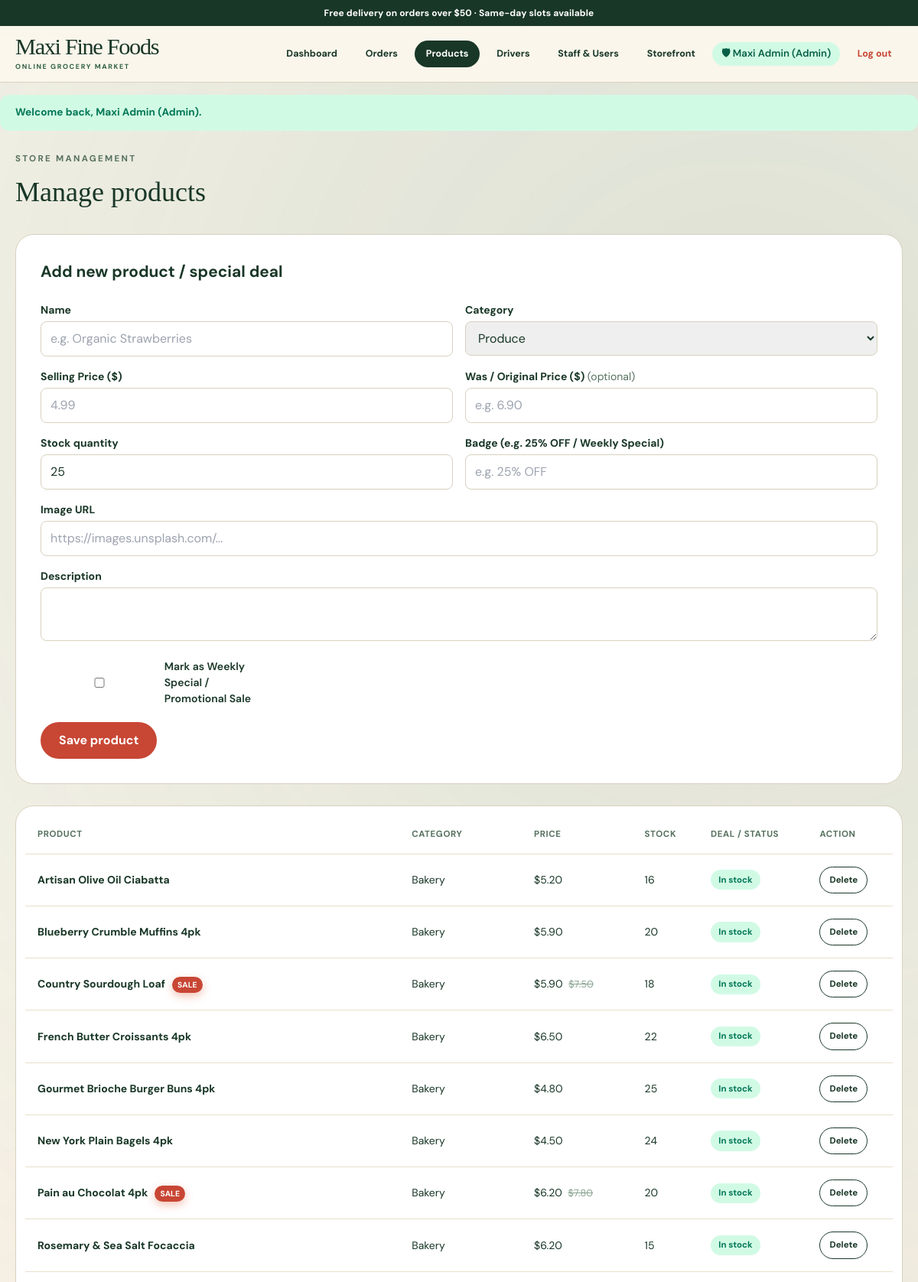
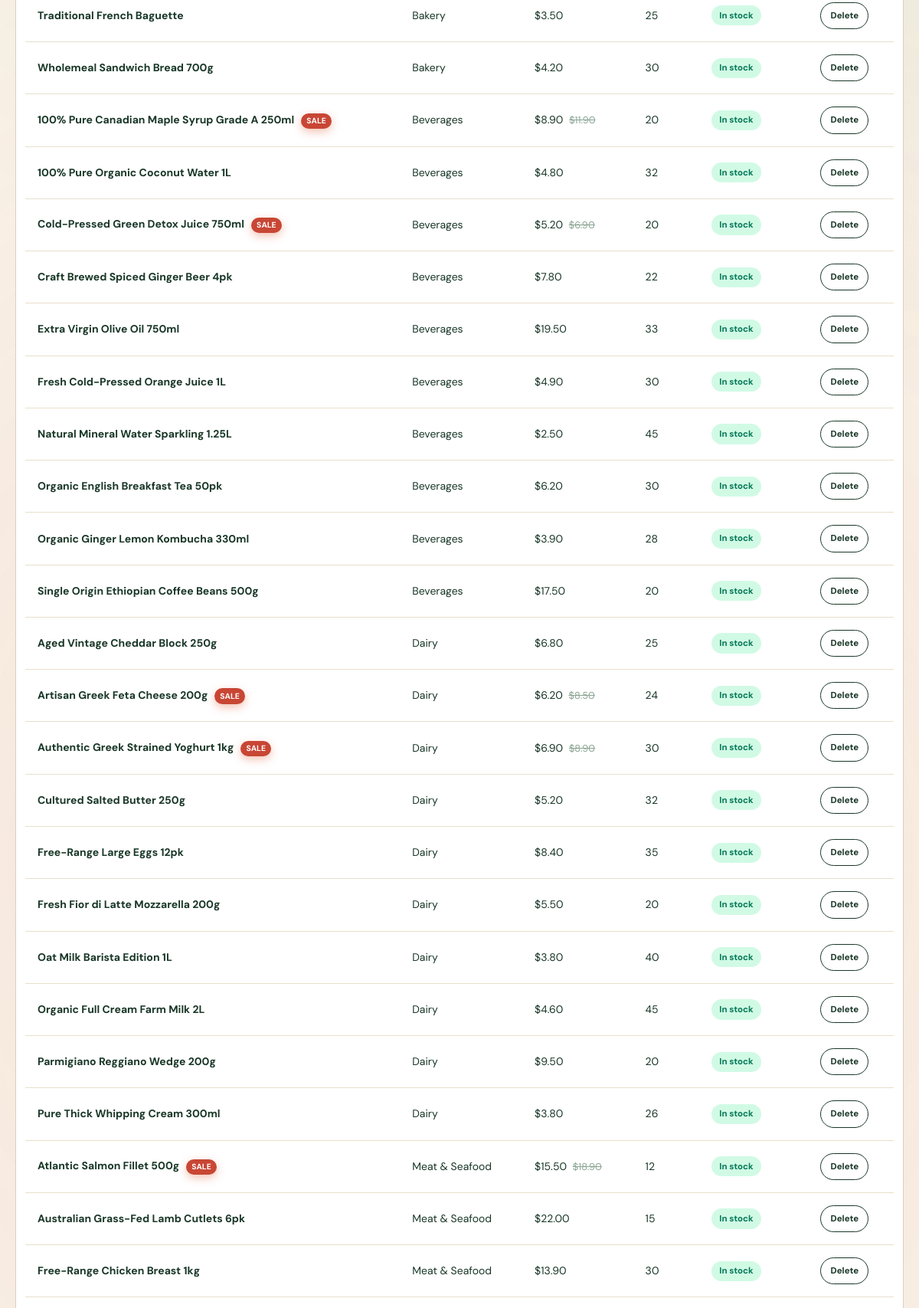
Screenshot of /admin/manage_products.php (signed in, upper part) with the database file from the repository (2 pictures, top to bottom).
### tables this page shows
CREATE TABLE products (
    id INT AUTO_INCREMENT PRIMARY KEY,
    sku VARCHAR(60) UNIQUE,
    name VARCHAR(160) NOT NULL,
    category VARCHAR(60) NOT NULL,
    badge VARCHAR(60) NULL,
    price DECIMAL(10,2) NOT NULL,
    original_price DECIMAL(10,2) NULL,
    is_special TINYINT(1) NOT NULL DEFAULT 0,
    stock INT NOT NULL DEFAULT 0,
    low_stock_threshold INT NOT NULL DEFAULT 10,
    image_url VARCHAR(500) NULL,
    description TEXT NULL,
    created_at DATETIME NOT NULL DEFAULT CURRENT_TIMESTAMP
);

### includes/db.php (called while the page is built, shortened)
<?php
function mff_db(): ?PDO
{
    static $pdo = null;
    if ($pdo !== null) {
        return $pdo;
    }
    $dsn = sprintf(
        'mysql:host=%s;dbname=%s;charset=%s;connect_timeout=%d',
        DB_HOST, DB_NAME, DB_CHARSET, MFF_DB_CONNECT_TIMEOUT
    );
    try {
        $pdo = new PDO($dsn, DB_USER, DB_PASS, [
            PDO::ATTR_ERRMODE => PDO::ERRMODE_EXCEPTION,
            PDO::ATTR_DEFAULT_FETCH_MODE => PDO::FETCH_ASSOC,
            PDO::ATTR_EMULATE_PREPARES => false,
        ]);
        return $pdo;
    } catch (PDOException $e) {
    }
}
function mff_get_products(): array
{
    $pdo = mff_db();
    $stmt = $pdo->query('SELECT * FROM products ORDER BY category, name');
    return $stmt->fetchAll();
}

### includes/session.php (called while the page is built, shortened)
<?php
require_once __DIR__ . '/db.php';
function mff_money(float $n): string
{
    return '$' . number_format($n, 2);
}

### public/admin/manage_products.php (the view, shortened to what this page needs)
<?php
require_once file_exists(__DIR__ . '/../../includes/session.php') ? __DIR__ . '/../../includes/session.php' : __DIR__ . '/../includes/session.php';
$products = mff_get_products();
require file_exists(__DIR__ . '/../../includes/header.php') ? __DIR__ . '/../../includes/header.php' : __DIR__ . '/../includes/header.php';
?>
<p class="section-eyebrow">Store management</p>
<h1 class="section-title">Manage products</h1>
<div class="card-artisan u-188">
  <h2 class="u-134">Add new product / special deal</h2>
  <form method="post" action="<?= BASE_URL ?>/admin/manage_products.php" class="form-grid">
    <div class="form-field"><label for="p-name">Name</label><input id="p-name" name="name" required type="text" placeholder="e.g. Organic Strawberries"></div>
    <div class="form-field">
      <label for="p-category">Category</label>
      <select id="p-category" name="category">
        <option>Produce</option><option>Bakery</option><option>Meat &amp; Seafood</option><option>Dairy</option><option>Beverages</option>
      </select>
    </div>
    <div class="form-field"><label for="p-price">Selling Price ($)</label><input id="p-price" name="price" required type="number" step="0.01" min="0.01" placeholder="4.99"></div>
    <div class="form-field"><label for="p-original-price">Was / Original Price ($) <span class="u-140">(optional)</span></label><input id="p-original-price" name="original_price" type="number" step="0.01" min="0.01" placeholder="e.g. 6.90"></div>
    <div class="form-field"><label for="p-stock">Stock quantity</label><input id="p-stock" name="stock" required type="number" min="0" value="25"></div>
    <div class="form-field"><label for="p-badge">Badge (e.g. 25% OFF / Weekly Special)</label><input id="p-badge" name="badge" type="text" placeholder="e.g. 25% OFF"></div>
    <div class="form-field form-field--full"><label for="p-image">Image URL</label><input id="p-image" name="image_url" type="url" placeholder="https://images.unsplash.com/..."></div>
    <div class="form-field form-field--full"><label for="p-description">Description</label><textarea id="p-description" name="description" rows="2"></textarea></div>
    <div class="form-field form-field--full u-050">
      <label class="u-051">
        <input type="checkbox" name="is_special" value="1">
        <span>Mark as Weekly Special / Promotional Sale</span>
      </label>
    </div>
    <div class="form-field--full"><button type="submit" class="btn-tomato">Save product</button></div>
  </form>
</div>
<div class="data-table-wrap">
  <table class="data-table">
    <thead><tr><th>Product</th><th>Category</th><th>Price</th><th>Stock</th><th>Deal / Status</th><th>Action</th></tr></thead>
    <tbody>
      <?php foreach ($products as $product): ?>
        <?php
          $isLow = $product['stock'] <= ($product['low_stock_threshold'] ?? 10);
          $isSpecial = !empty($product['is_special']) || (!empty($product['original_price']) && $product['original_price'] > $product['price']);
        ?>
        <tr>
          <td class="u-144">
            <?= htmlspecialchars($product['name']) ?>
            <?php if ($isSpecial): ?>
              <span class="product-card__badge product-card__badge--sale u-212">SALE</span>
            <?php endif; ?>
          </td>
          <td><?= htmlspecialchars($product['category']) ?></td>
          <td>
            <?= mff_money($product['price']) ?>
            <?php if (!empty($product['original_price']) && $product['original_price'] > $product['price']): ?>
              <span class="u-216"><?= mff_money($product['original_price']) ?></span>
            <?php endif; ?>
          </td>
          <td><?= (int) $product['stock'] ?></td>
          <td><span class="status <?= $isLow ? 'status-low' : 'status-instock' ?>"><?= $isLow ? 'Low stock' : 'In stock' ?></span></td>
          <td>
            <form method="post" action="<?= BASE_URL ?>/admin/manage_products.php" data-confirm="Remove this product?">
              <button type="submit" class="btn-outline">Delete</button>
            </form>
          </td>
        </tr>
      <?php endforeach; ?>
    </tbody>
  </table>
</div>
<?php require file_exists(__DIR__ . '/../../includes/footer.php') ? __DIR__ . '/../../includes/footer.php' : __DIR__ . '/../includes/footer.php'; ?>

### public/assets/motion.css (style rules this page uses)
:root { --mff-dur-1: 180ms; --mff-dur-2: 320ms; --mff-dur-3: 520ms; --mff-dur-4: 900ms; --mff-stagger: 40ms; --mff-ease-out: cubic-bezier(.22, .61, .36, 1); --mff-ease-in: cubic-bezier(.55, .06, .68, .19); --mff-ease-soft: cubic-bezier(.34, 1.2, .64, 1); }
.btn-tomato, .btn-ink, .cart-button, .nav-action, .role-pill, .filter-button, .pre-footer-icon, .pre-footer-card { transition: transform var(--mff-dur-1) var(--mff-ease-out), background-color var(--mff-dur-1) var(--mff-ease-out), box-shadow var(--mff-dur-1) var(--mff-ease-out), color var(--mff-dur-1) var(--mff-ease-out); }
.product-card__badge--sale { transition: transform var(--mff-dur-2) var(--mff-ease-out); }

### rows the page displays
products: name "Artisan Olive Oil Ciabatta", category "Bakery", price "$5.20", stock "16", low_stock_threshold "In stock"
products: name "Blueberry Crumble Muffins 4pk", category "Bakery", price "$5.90", stock "20", low_stock_threshold "In stock"
products: name "Country Sourdough Loaf", is_special "SALE", category "Bakery", price "$5.90", original_price "$7.50", stock "18", low_stock_threshold "In stock"
products: name "French Butter Croissants 4pk", category "Bakery", price "$6.50", stock "22", low_stock_threshold "In stock"
products: name "Gourmet Brioche Burger Buns 4pk", category "Bakery", price "$4.80", stock "25", low_stock_threshold "In stock"
products: name "New York Plain Bagels 4pk", category "Bakery", price "$4.50", stock "24", low_stock_threshold "In stock"
products: name "Pain au Chocolat 4pk", is_special "SALE", category "Bakery", price "$6.20", original_price "$7.80", stock "20", low_stock_threshold "In stock"
products: name "Rosemary & Sea Salt Focaccia", category "Bakery", price "$6.20", stock "15", low_stock_threshold "In stock"
products: name "Traditional French Baguette", category "Bakery", price "$3.50", stock "25", low_stock_threshold "In stock"
products: name "Wholemeal Sandwich Bread 700g", category "Bakery", price "$4.20", stock "30", low_stock_threshold "In stock"
products: name "100% Pure Canadian Maple Syrup Grade A 250ml", is_special "SALE", category "Beverages", price "$8.90", original_price "$11.90", stock "20", low_stock_threshold "In stock"
products: name "100% Pure Organic Coconut Water 1L", category "Beverages", price "$4.80", stock "32", low_stock_threshold "In stock"
products: name "Cold-Pressed Green Detox Juice 750ml", is_special "SALE", category "Beverages", price "$5.20", original_price "$6.90", stock "20", low_stock_threshold "In stock"
products: name "Craft Brewed Spiced Ginger Beer 4pk", category "Beverages", price "$7.80", stock "22", low_stock_threshold "In stock"
products: name "Extra Virgin Olive Oil 750ml", category "Beverages", price "$19.50", stock "33", low_stock_threshold "In stock"
products: name "Fresh Cold-Pressed Orange Juice 1L", category "Beverages", price "$4.90", stock "30", low_stock_threshold "In stock"
products: name "Natural Mineral Water Sparkling 1.25L", category "Beverages", price "$2.50", stock "45", low_stock_threshold "In stock"
products: name "Organic English Breakfast Tea 50pk", category "Beverages", price "$6.20", stock "30", low_stock_threshold "In stock"
products: name "Organic Ginger Lemon Kombucha 330ml", category "Beverages", price "$3.90", stock "28", low_stock_threshold "In stock"
products: name "Single Origin Ethiopian Coffee Beans 500g", category "Beverages", price "$17.50", stock "20", low_stock_threshold "In stock"
products: name "Aged Vintage Cheddar Block 250g", category "Dairy", price "$6.80", stock "25", low_stock_threshold "In stock"
products: name "Artisan Greek Feta Cheese 200g", is_special "SALE", category "Dairy", price "$6.20", original_price "$8.50", stock "24", low_stock_threshold "In stock"
products: name "Authentic Greek Strained Yoghurt 1kg", is_special "SALE", category "Dairy", price "$6.90", original_price "$8.90", stock "30", low_stock_threshold "In stock"
products: name "Cultured Salted Butter 250g", category "Dairy", price "$5.20", stock "32", low_stock_threshold "In stock"
products: name "Free-Range Large Eggs 12pk", category "Dairy", price "$8.40", stock "35", low_stock_threshold "In stock"
products: name "Fresh Fior di Latte Mozzarella 200g", category "Dairy", price "$5.50", stock "20", low_stock_threshold "In stock"
products: name "Oat Milk Barista Edition 1L", category "Dairy", price "$3.80", stock "40", low_stock_threshold "In stock"
products: name "Organic Full Cream Farm Milk 2L", category "Dairy", price "$4.60", stock "45", low_stock_threshold "In stock"
products: name "Parmigiano Reggiano Wedge 200g", category "Dairy", price "$9.50", stock "20", low_stock_threshold "In stock"
products: name "Pure Thick Whipping Cream 300ml", category "Dairy", price "$3.80", stock "26", low_stock_threshold "In stock"
products: name "Atlantic Salmon Fillet 500g", is_special "SALE", category "Meat & Seafood", price "$15.50", original_price "$18.90", stock "12", low_stock_threshold "In stock"
products: name "Australian Grass-Fed Lamb Cutlets 6pk", category "Meat & Seafood", price "$22.00", stock "15", low_stock_threshold "In stock"
products: name "Free-Range Chicken Breast 1kg", category "Meat & Seafood", price "$13.90", stock "30", low_stock_threshold "In stock"

### other values shown
$_SESSION['user_name'] "Maxi Admin"
$flash['message'] "Welcome back, Maxi Admin (Admin)."
